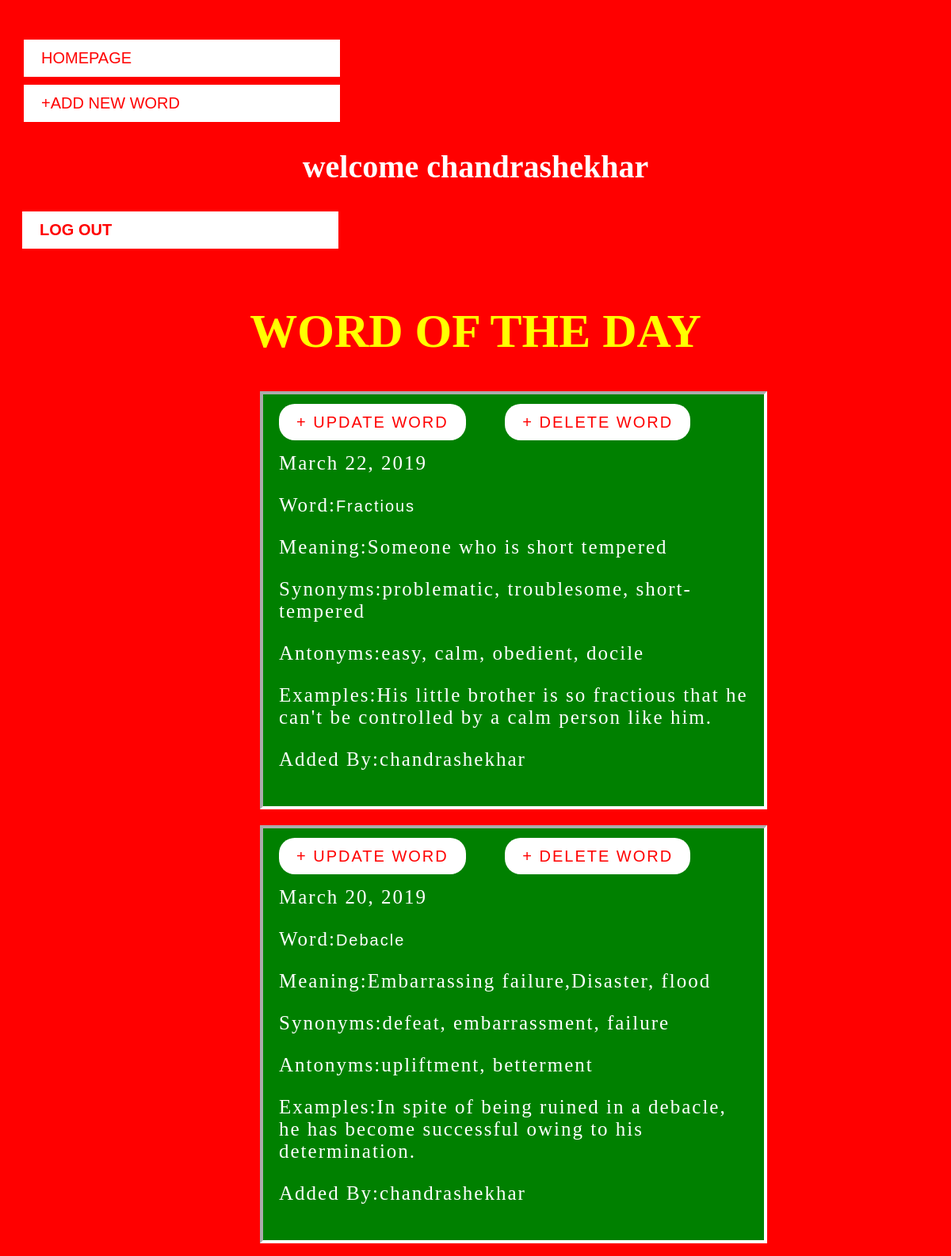
The app's page / (signed in) with its own data.
### word/models.py (models this page shows, shortened)
class Daily_words(models.Model):
    class Meta:
        ordering=['-Date_posted']
    Date_posted=models.DateField(auto_now=True)
    Word=models.CharField(max_length=20,unique=True)
    Meaning=models.CharField(max_length=100)
    Synonyms=models.CharField(max_length=80,null=True,blank=True)
    Antonyms=models.CharField(max_length=80,null=True,blank=True)
    Examples=models.TextField()
    AddedBy=models.ForeignKey('auth.User',on_delete=models.CASCADE)

### word/views.py (the view)
# urls.py: path('',HomePage.as_view(),name='HOME'),
class HomePage(ListView):
    model=Daily_words
    context_object_name='word'
    template_name='Home.html'
    id=True

### templates/Home.html (shortened to what this page needs)
{% extends "Base.html" %}
{% block title %}
{% load static %}
<link href={% static 'css/Home.css' %}  rel=stylesheet >
{% endblock title %}
{% block content %}
<h1 >WORD OF THE DAY</h1>
{% for K in object_list %}
<div class='cl'>
   <a class='buttons' href='{% url 'Update' K.pk %}' >+ UPDATE WORD</a>
  <a class='buttons' href='{% url 'Delete' K.pk %}''>+ DELETE WORD</a>
 <P>{{K.Date_posted}}<p>
 <P>Word:<a class='speacial' href='{% url 'Detail' K.pk %}'>{{K.Word}} </a></p>
 <P>Meaning:{{K.Meaning}}<p>
 <P>Synonyms:{{K.Synonyms}}<p>
 <P>Antonyms:{{K.Antonyms}}<p>
 <P>Examples:{{K.Examples}}<p>
 <P>Added By:{{K.AddedBy}}<p>
 </div>
{% endfor %}
{% endblock content %}

### templates/Base.html (shortened to what this page needs)
<html lang="en">
<head>
{% load static %}
    <link href={% static 'css/Base.css' %} rel='stylesheet'>
     {% block title %}
     {% endblock title %}
</head>
<body>
 <div class='icons'>
 <a class='buttons' id='buttons' href='{% url 'HOME' %}'>HOMEPAGE</a><a class='buttons' id='buttons' href='{% url 'NEW' %}'>+ADD NEW WORD</a>
  </div>
 {% if user.is_authenticated %}
  <h2>  welcome  {{user.username}}</h2>
  <h3>  <a id='buttons' class='buttons' href={% url 'logout' %}>LOG OUT</a></h3>
{% else %}
    <h3>  <a id='buttons' class='buttons' href='{% url 'login' %}'>LOGIN NOW</a></h3>
{% endif %}
    <p>{% block content %}
        {% endblock content %}</P>
</body>
</html>

### static/css/Base.css (style rules this page uses)
html { background-size: cover; background-color:red; color:white; }
a { font-size:20px; color:white; text-decoration: none; }
.cl { border:4px solid yellow; border-style: inset; transform:translate(40%,10%); padding:20px; opacity: 100%; font-size:20px; letter-spacing:2px; font-family: 'Lucida Sans', 'Lucida Sans Regular', 'Lucida Grande', 'Lucida Sans Unicode', Geneva, Verdana, sans-serif; background-color:green; width:50%; }
#buttons { color:red; display: block; width:30%; background-color:white; padding:10px 20px; margin-bottom: 10px; border: 2px solid red; margin-left: 20px; font-size:20px; font-family:Calibri, 'Trebuchet MS', sans-serif; }
.icons { margin-left:2px; margin-top:50px; }
h1 { color:yellow; font-size:60px; text-align: center; }
h2 { color:white; font-size:40px; text-align: center; }

### static/css/Home.css (style rules this page uses)
html { background-size:contain; background-color:red; }
a { font-size:20px; color:white; text-decoration: none; }
.cl { border:4px solid white; border-style: inset; margin-top:20px; transform:translate(50%,0%); background-color:green; background-size:cover; padding:20px; font-size:25px; color:white; letter-spacing:2px; font-family: 'sans-serif'; width:50%; }
.buttons { color:red; background-color:white; padding:10px 20px; border:2px solid red; border:2px solid transparent; border-radius: 20px; font-size:20px; font-family:Calibri, 'Trebuchet MS', sans-serif; }
.speacial { font-size:20px; font-family:Calibri, 'Trebuchet MS', sans-serif; }
#buttons { color:red; background-color:white; padding:10px 20px; margin-left: 20px; border-radius: 0px; border:2px solid transparent; font-size:20px; font-family:Calibri, 'Trebuchet MS', sans-serif; }

### records on screen
Daily_words: Date_posted "March 22, 2019", Word "Fractious", Meaning "Someone who is short tempered", Synonyms "problematic, troublesome, short-tempered", Antonyms "easy, calm, obedient, docile", Examples "His little brother is so fractious that he can't be controlled by a calm person like him.", AddedBy "chandrashekhar"
Daily_words: Date_posted "March 20, 2019", Word "Debacle", Meaning "Embarrassing failure,Disaster, flood", Synonyms "defeat, embarrassment, failure", Antonyms "upliftment, betterment", Examples "In spite of being ruined in a debacle, he has become successful owing to his determination.", AddedBy "chandrashekhar"

### other values on screen
{{ user.username }} "chandrashekhar"
